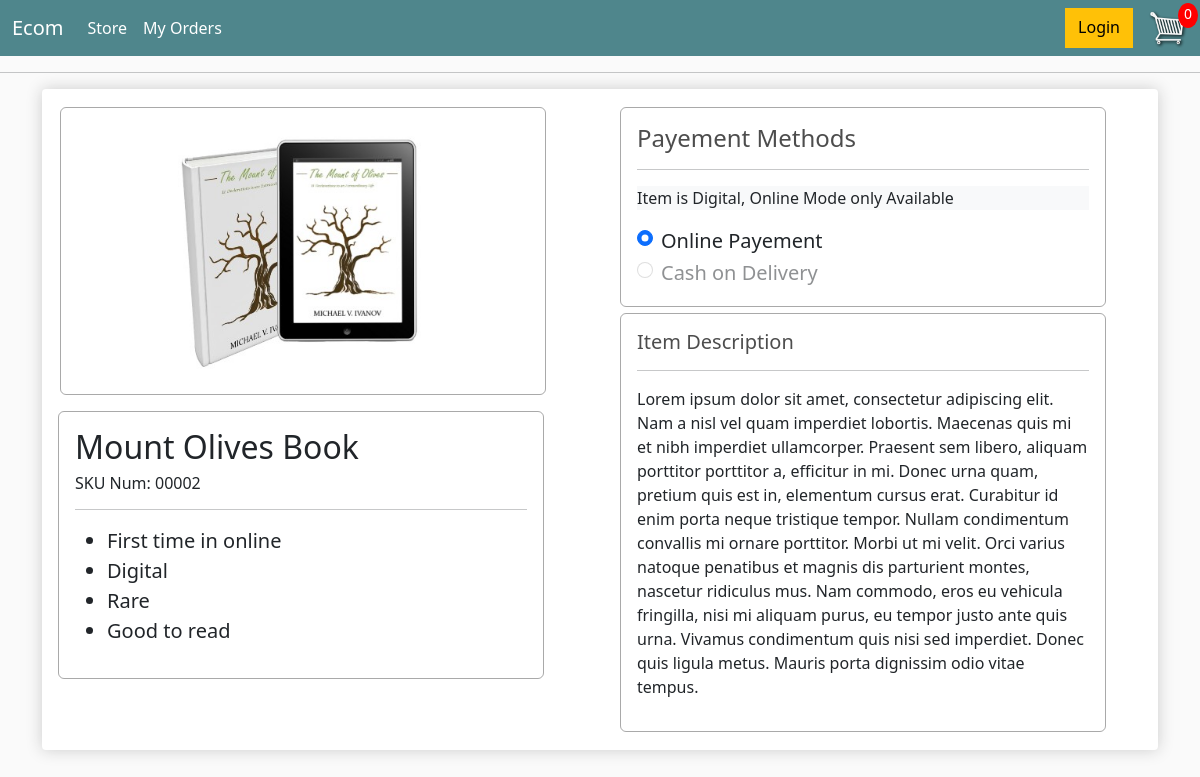
/product/00002/, run on the app's committed database.
### store/models.py (models this page shows, shortened)
class Product(models.Model):
    name = models.CharField(max_length=200)
    price = models.DecimalField(max_digits=5,decimal_places=2)
    digital = models.BooleanField(default=False,null=True,blank=True)
    image = models.ImageField(null=True, blank=True )
    feature1= models.CharField(max_length=200,null=True,blank=True)
    feature2= models.CharField(max_length=200, null=True,blank=True)
    feature3= models.CharField(max_length=200, null=True,blank=True)
    feature4= models.CharField(max_length=200, null=True,blank=True)
    description= models.TextField(max_length=1000, null=True,blank=True)
    @property
    def imageURL(self):
        try:
            url = self.image.url
        except:
            url= '/images/placeholder.png'
        return url
    @property
    def productId(self):
        return str(self.id).rjust(5,'0')

### store/views.py (the view)
# urls.py: path('product/<str:id>/',views.productView,name='product-view'),
def productView(request,id):
    items,order=cartData(request)
    id=int(id.lstrip('0'))
    product=Product.objects.get(id=id)
    context = {'product':product,'Order':order}
    return render(request,'store/product-view.html',context)

### store/utils.py (called while the page is built, shortened)
def cookieCart(request):
    try:
        cart = json.loads(request.COOKIES['cart'])
    except:
        cart = {}
    items = []
    order = {'get_cart_total':0,'get_total_count':0,'shipping':False}
    return {'items':items,'order':order}

def cartData(request):
    if request.user.is_authenticated:
        customer = request.user.customer
        order,created = Order.objects.get_or_create(customer=customer,complete=False)
        items = order.orderitem_set.all()
    else:
        cart=cookieCart(request)
        order = cart['order']
        items = cart['items']
    return items,order

### store/templates/store/product-view.html (shortened to what this page needs)
{% extends 'store/main.html' %}
{% block content%}
<div class='box-element'>
    <div class='product row'>
        <div class='col-6 '>
            <img class='product-view-box' src='{{product.imageURL}}'></img>
            <div class='ms-2 product-view-box'>
                <p class='h2   '> {{product.name}}</p>
                <p class='h6'>SKU Num: {{product.productId}}
                <hr >
                <ul>
                    <li class='fs-5'>  {{product.feature1}}</li>
                    <li class='fs-5'>  {{product.feature2}}</li>
                    <li class='fs-5'>  {{product.feature3}}</li>
                    <li class='fs-5'>  {{product.feature4}}</li>
                </ul>
            </div>
        </div>
        <div class='col-6'>
            <div class='product-view-box'>
                <h4>Payement Methods</h4>
                <hr/>
                {%if product.digital %}
                <p class='bg-light'> Item is Digital, Online Mode only Available</p>
                <div class="form-check">
                    <input class="form-check-input " type="radio" name="payementMode" id="Online" checked>
                    <label class="form-check-label fs-5" for="Online">
                    Online Payement
                    </label>
                  </div>
                  <div class="form-check">
                    <input class="form-check-input " type="radio" name="payementMode" id="COD" disabled>
                    <label class="form-check-label fs-5" for="COD">
                    Cash on Delivery
                    </label>
                  </div>
                {% endif %}
            </div>
            <div class='product-view-box'>
                <h5>Item Description</h5>
                <hr/>
                <p class='fs-6'>{{product.description}}</p>
            </div>
        </div>
    </div>
</div>
{% endblock %}

### static/css/main.css (style rules this page uses)
body { background-color: hsl(0, 0%, 98%); }
h1,h2,h3,h4,h5,h6 { color:hsl(0, 0%, 30%); }
.box-element { box-shadow:hsl(0, 0%, 80%) 0 0 16px; background-color: #fff; border-radius: 4px; padding: 10px; }
.product-view-box { width: 90%; outline: 1px solid rgba(0, 0, 0, 0.337); outline-offset: 1px; background-color: rgb(255, 255, 255); border-radius: 4px; padding: 15px; margin: 10px; }
.product { border-radius: 0 0 4px 4px; }

### data on the page
Product: imageURL (picture), name "Mount Olives Book", productId "00002", feature1 "First time in online", feature2 "Digital", feature3 "Rare", feature4 "Good to read", description "Lorem ipsum dolor sit amet, consectetur adipiscing elit. Nam a nisl vel quam imperdiet lobortis. Maecenas quis mi et nibh imperdiet ullamcorper. Praesent sem libero, aliquam porttitor porttitor a, efficitur in mi. Donec urna quam, pretium quis est in, elementum cursus erat. Curabitur id enim porta neque tristique tempor. Nullam condimentum convallis mi ornare porttitor. Morbi ut mi velit. Orci varius natoque penatibus et magnis dis parturient montes, nascetur ridiculus mus. Nam commodo, eros eu vehicula fringilla, nisi mi aliquam purus, eu tempor justo ante quis urna. Vivamus condimentum quis nisi sed imperdiet. Donec quis ligula metus. Mauris porta dignissim odio vitae tempus."

### other printed values
{{ Order.get_total_count }} "0"
